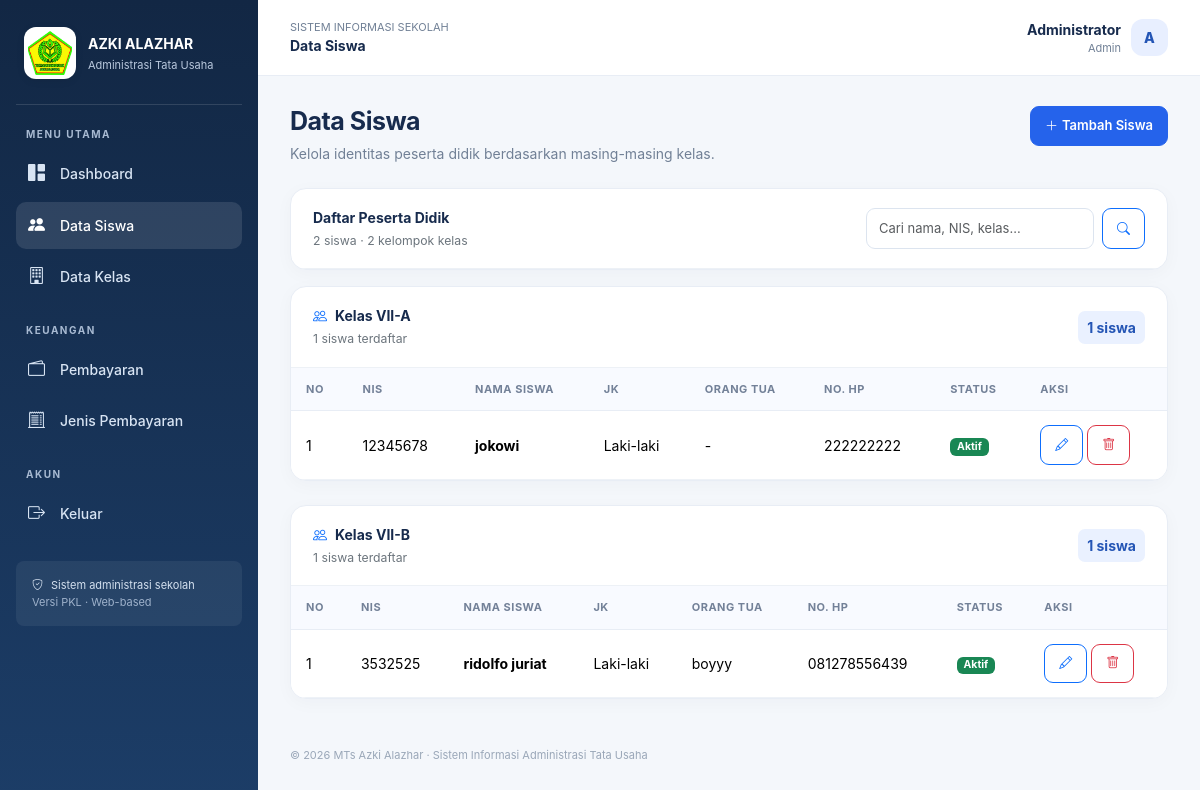
Screenshot of /siswa/index.php (signed in) with the database file from the repository.
### tables this page shows
CREATE TABLE `siswa` (
  `id_siswa` int(11) NOT NULL,
  `nis` varchar(20) NOT NULL,
  `nisn` varchar(20) DEFAULT NULL,
  `nama_siswa` varchar(100) NOT NULL,
  `jenis_kelamin` enum('L','P') NOT NULL,
  `tempat_lahir` varchar(50) DEFAULT NULL,
  `tanggal_lahir` date DEFAULT NULL,
  `alamat` text DEFAULT NULL,
  `kelas` varchar(20) DEFAULT NULL,
  `nama_orang_tua` varchar(100) DEFAULT NULL,
  `no_hp` varchar(20) DEFAULT NULL,
  `status` enum('aktif','tidak_aktif') DEFAULT 'aktif',
  `created_at` timestamp NOT NULL DEFAULT current_timestamp()
);

### includes/auth.php (called while the page is built, shortened)
<?php
function e($v) { return htmlspecialchars((string)($v ?? ''), ENT_QUOTES, 'UTF-8'); }
?>

### siswa/index.php (the view, shortened to what this page needs)
<?php
require_once '../includes/auth.php';
require_once '../config/koneksi.php';
$q = trim($_GET['q'] ?? '');
$sql = "SELECT * FROM siswa
        WHERE nis LIKE ? OR nama_siswa LIKE ? OR kelas LIKE ?
        ORDER BY
          CASE
            WHEN UPPER(TRIM(kelas)) LIKE 'VII%' THEN 1
            WHEN UPPER(TRIM(kelas)) LIKE 'VIII%' THEN 2
            WHEN UPPER(TRIM(kelas)) LIKE 'IX%' THEN 3
            ELSE 4
          END,
          kelas ASC, nama_siswa ASC";
$stmt = $conn->prepare($sql);
$like = "%$q%";
$stmt->bind_param('sss', $like, $like, $like);
$stmt->execute();
$result = $stmt->get_result();
$groups = [];
while ($row = $result->fetch_assoc()) {
    $className = trim((string)($row['kelas'] ?? ''));
    $groups[$className][] = $row;
}
$totalSiswa = 0;
foreach ($groups as $groupRows) $totalSiswa += count($groupRows);
include '../includes/header.php';
?>
<div class="page-heading">
  <div>
    <h1>Data Siswa</h1>
    <p>Kelola identitas peserta didik berdasarkan masing-masing kelas.</p>
  </div>
  <a class="btn btn-primary" href="tambah.php"><i class="bi bi-plus-lg me-1"></i>Tambah Siswa</a>
</div>
<div class="panel mb-3">
  <div class="panel-head">
    <div>
      <strong>Daftar Peserta Didik</strong>
      <div class="text-secondary small mt-1"><?= number_format($totalSiswa) ?> siswa · <?= count($groups) ?> kelompok kelas</div>
    </div>
    <form class="d-flex gap-2 searchbox" method="get">
      <input class="form-control" name="q" value="<?= e($q) ?>" placeholder="Cari nama, NIS, kelas...">
      <button class="btn btn-outline-primary" type="submit" aria-label="Cari"><i class="bi bi-search"></i></button>
    </form>
  </div>
</div>
<?php if (!$groups): ?>
  <div class="panel"><div class="empty py-5"><i class="bi bi-inbox fs-3 d-block mb-2"></i>Data siswa tidak ditemukan.</div></div>
<?php else: ?>
  <?php foreach ($groups as $className => $students): ?>
    <div class="panel mb-4">
      <div class="panel-head">
        <div>
          <strong><i class="bi bi-people me-2 text-primary"></i>Kelas <?= e($className) ?></strong>
          <div class="text-secondary small mt-1"><?= count($students) ?> siswa terdaftar</div>
        </div>
        <span class="badge-soft"><?= count($students) ?> siswa</span>
      </div>
      <div class="table-responsive">
        <table class="table mb-0">
          <thead><tr><th>No</th><th>NIS</th><th>Nama Siswa</th><th>JK</th><th>Orang Tua</th><th>No. HP</th><th>Status</th><th>Aksi</th></tr></thead>
          <tbody>
          <?php foreach ($students as $i => $r): ?>
            <tr>
              <td><?= $i + 1 ?></td>
              <td><?= e($r['nis']) ?></td>
              <td><strong><?= e($r['nama_siswa']) ?></strong></td>
              <td><?= $r['jenis_kelamin'] === 'L' ? 'Laki-laki' : 'Perempuan' ?></td>
              <td><?= e($r['nama_orang_tua'] ?: '-') ?></td>
              <td><?= e($r['no_hp'] ?: '-') ?></td>
              <td><span class="badge <?= $r['status'] === 'aktif' ? 'text-bg-success' : 'text-bg-secondary' ?>"><?= e(ucfirst(str_replace('_', ' ', $r['status']))) ?></span></td>
              <td class="text-nowrap">
                <a class="btn btn-sm btn-outline-primary" href="edit.php?id=<?= (int)$r['id_siswa'] ?>" title="Edit"><i class="bi bi-pencil"></i></a>
                <a class="btn btn-sm btn-outline-danger" data-confirm="Hapus data siswa ini?" href="hapus.php?id=<?= (int)$r['id_siswa'] ?>" title="Hapus"><i class="bi bi-trash"></i></a>
              </td>
            </tr>
          <?php endforeach; ?>
          </tbody>
        </table>
      </div>
    </div>
  <?php endforeach; ?>
<?php endif; ?>
<?php include '../includes/footer.php'; ?>

### includes/header.php (style rules this page uses)
:root { --navy:#142b4a;--blue:#2563eb;--bg:#f4f7fb;--muted:#718096 }
* { box-sizing:border-box }
body { background:var(--bg);color:#172b4d;font-family:Inter,system-ui,-apple-system,"Segoe UI",sans-serif;font-size:14px }
.page-heading { display:flex;justify-content:space-between;align-items:flex-start;gap:16px;margin-bottom:24px }
.page-heading h1 { font-size:25px;font-weight:750;letter-spacing:-.5px;margin:0 }
.page-heading p { color:var(--muted);margin:7px 0 0 }
.stat-card,.panel { background:#fff;border:1px solid #e8edf5;border-radius:16px;box-shadow:0 4px 18px #152d4d08 }
.panel { overflow:hidden }
.panel-head { padding:18px 22px;border-bottom:1px solid #edf1f6;display:flex;align-items:center;justify-content:space-between;gap:12px }
.table { margin:0 }
.table thead th { font-size:11px;text-transform:uppercase;letter-spacing:.5px;color:#738198;background:#f8faff;border-bottom:1px solid #e8edf5;padding:13px 15px;white-space:nowrap }
.table tbody td { padding:14px 15px;vertical-align:middle;border-color:#eef2f7 }
.form-control,.form-select { border-color:#dce4ef;border-radius:9px;padding:10px 12px;font-size:13px }
.btn { border-radius:9px;font-weight:600;padding:9px 14px;font-size:13px }
.btn-primary { background:var(--blue);border-color:var(--blue) }
.badge-soft { background:#eaf1ff;color:#2455b5;padding:6px 9px;border-radius:7px;font-weight:700 }
.searchbox { max-width:300px }

### rows the page displays
siswa: nis "12345678", nama_siswa "jokowi", jenis_kelamin "Laki-laki", nama_orang_tua "-", no_hp "222222222", status "Aktif"
siswa: kelas "VII-B", nis "3532525", nama_siswa "ridolfo juriat", jenis_kelamin "Laki-laki", nama_orang_tua "boyyy", no_hp "081278556439", status "Aktif"

### other values shown
$page_title "Data Siswa"
$_SESSION['nama'] "Administrator"
str_replace('_',' ', $_SESSION['role'] ?? '') "Admin"
substr($_SESSION['nama'] ?? 'U',0,1) "A"
$totalSiswa "2"
count($groups) "2"
$className "VII-A"
count($students) "1"
